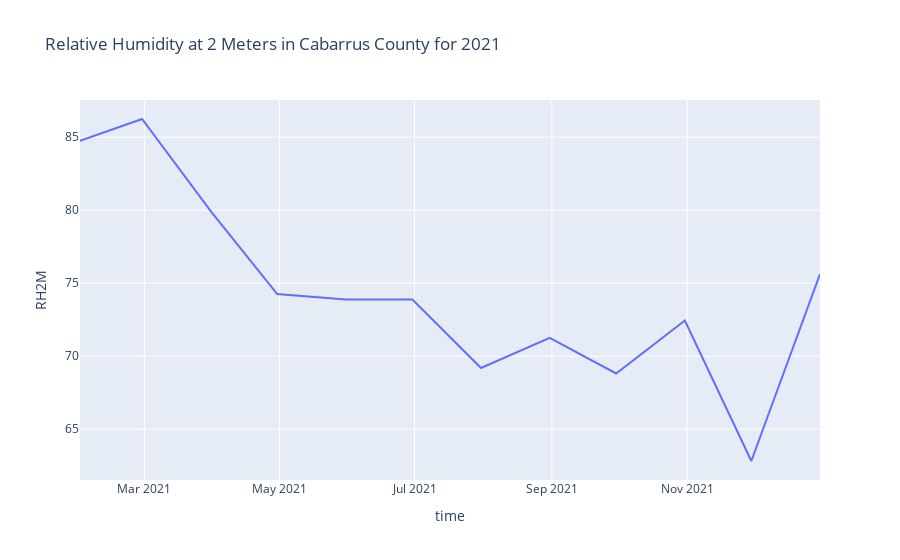

The code cell stored with this chart in its notebook:
### Code cell
fig = px.line(cabarrus_data, x="time", y="RH2M", title='Relative Humidity at 2 Meters in Cabarrus County for 2021')
fig.show()

### Figure 1 — Plotly figure (JSON) as saved in the notebook; plotly's stock layout.template omitted (floating-point values rounded to 4 significant figures)
{"data": [{"hovertemplate": "time=%{x}<br>RH2M=%{y}<extra></extra>", "legendgroup": "", "line": {"color": "#636efa", "dash": "solid"}, "marker": {"symbol": "circle"}, "mode": "lines", "name": "", "orientation": "v", "showlegend": false, "type": "scatter", "x": ["2021-01-31", "2021-02-28", "2021-03-31", "2021-04-30", "2021-05-31", "2021-06-30", "2021-07-31", "2021-08-31", "2021-09-30", "2021-10-31", "2021-11-30", "2021-12-31"], "xaxis": "x", "y": [84.75, 86.25, 79.94, 74.25, 73.88, 73.88, 69.19, 71.25, 68.81, 72.44, 62.81, 75.62], "yaxis": "y"}], "layout": {"legend": {"tracegroupgap": 0}, "title": {"text": "Relative Humidity at 2 Meters in Cabarrus County for 2021"}, "xaxis": {"anchor": "y", "domain": [0, 1], "title": {"text": "time"}}, "yaxis": {"anchor": "x", "domain": [0, 1], "title": {"text": "RH2M"}}}}
